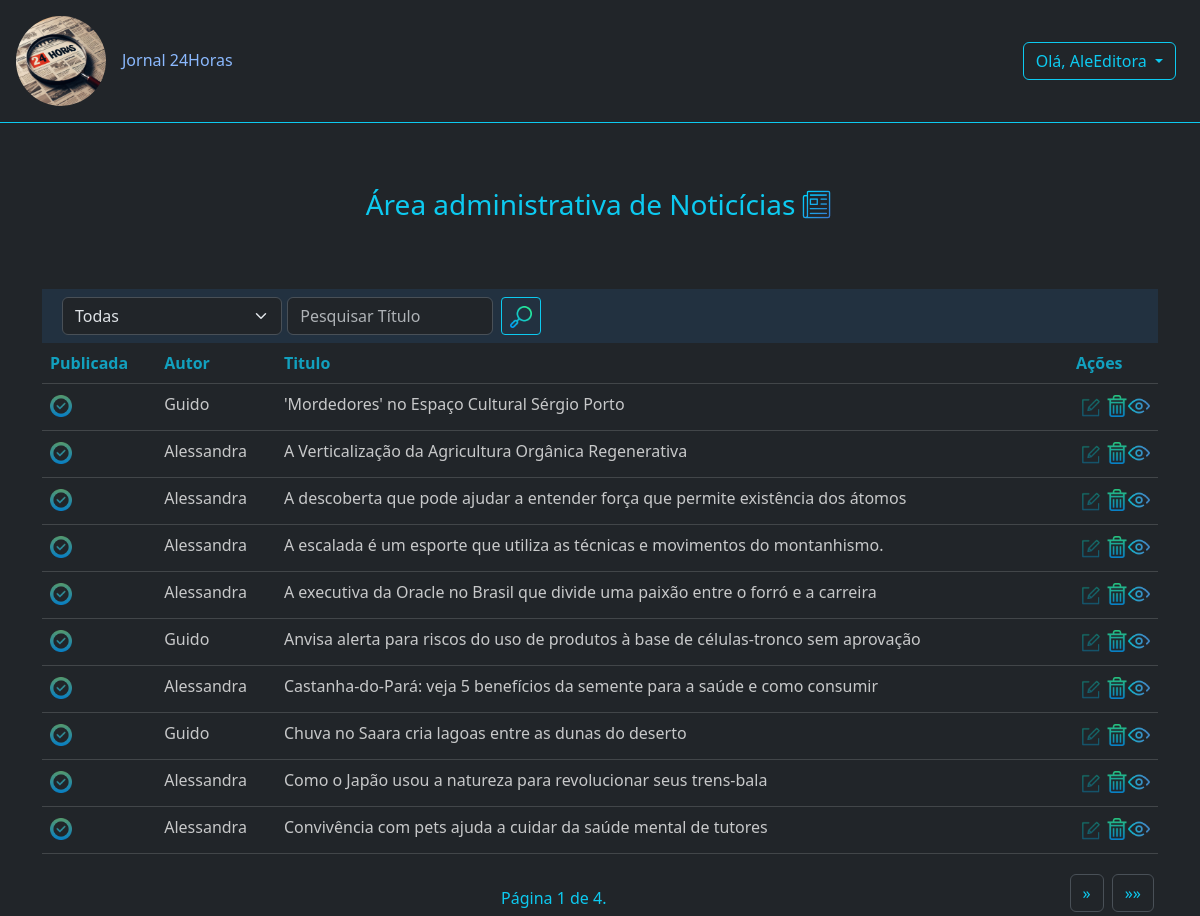
The page /adm/noticias/ (signed in) on the database its author committed.
### app_j24/models.py (models this page shows, shortened)
class MyUser(AbstractUser):
    pass
    class Meta:
        db_table='auth_user'

class Noticia(models.Model):
    titulo = models.CharField('Título', max_length=100, unique=True)
    slug = models.SlugField(max_length=100, editable=False, unique=True)
    subtitulo = models.CharField('Subtítulo', max_length=300)
    criada_em = models.DateTimeField('criado', help_text='dd/mm/yyyy hh:MM', auto_now_add=True)
    atualizada_em = models.DateTimeField('atualizada', help_text='dd/mm/yyyy hh:MM', auto_now_add=True)
    publicada_em = models.DateTimeField('Publicada em', help_text='dd/mm/yyyy hh:MM', null=True, editable=False)
    conteudo= models.TextField('Conteúdo', max_length=3000, default='')
    imagem = models.ImageField(upload_to='', blank=True)
    autor = models.ForeignKey(MyUser, on_delete=models.RESTRICT, editable=False)
    categorias = models.ManyToManyField(Categoria)
    publicada = models.BooleanField('publicada', default=False )
    num_visualizacoes = models.IntegerField(default=0, verbose_name='Número de visualizações', editable=False)
    fonte_informacao = models.CharField('Fonte', max_length=400, null=True )
    def _calcular_tempo_da_atualizacao(self) -> str:
        '''
        Calculo do tempo de atualização da notícia:
        '''
        return calcular_tempo_decorrido(self.atualizada_em)
    atualizacao_tempo = property(_calcular_tempo_da_atualizacao)
    def _calcular_tempo_da_publicacao(self) -> str:
        '''
        Calculo do tempo de publicação da notícia:
        '''
        return calcular_tempo_decorrido(self.publicada_em)
    publicacao_tempo = property(_calcular_tempo_da_publicacao)
    def _paragrafos(self) -> list[str]:
        '''
        Transforma o conteúdo da notícia em parágrafos.
        '''
        return self.conteudo.split('\n')
    paragrafos = property(_paragrafos)
    class Meta:
        db_table = 'noticias'
        permissions = [
            ("pode_publicar", "Permissão atribuida à Editores para a publicação da Notícia"),
        ]

### app_j24/views.py (the view)
# urls.py: path("adm/noticias/", NoticiasListView.as_view(), name="noticias"),
class NoticiasListView(PermissionRequiredMixin, NoticiasBaseListView):
    permission_required = "app_j24.change_noticia"
    template_name = 'noticias_table.html'
    paginate_by = 10

### app_j24/views.py (called while the page is built)
    def set_pesquisa(self):
        querystring = self.request.GET.dict()
        self.titulo = querystring.get('titulo', '')
        self.categoria = int(querystring.get('categoria', 0))

    def get(self, request, *args, **kwargs):
        self.set_pesquisa()
        return super().get(request, *args, **kwargs)

    def get_context_data(self, **kwargs):
        context = super().get_context_data(**kwargs)
        context['titulo'] = self.titulo
        context['categoria'] = self.categoria
        context['categorias'] = Categoria.objects.all()
        pesquisa = self.request.GET.copy()
        if pesquisa.get('page'):
            pesquisa.pop('page')
        context['pesquisa'] = pesquisa
        return context

    def get_queryset(self):
        filtragem = {}
        if self.titulo:
            filtragem['slug__contains'] = slugify(self.titulo)
        if self.categoria != 0:
            filtragem['categorias'] = int(self.categoria)
        if self.publicada:
            filtragem['publicada'] = self.publicada
        elif self.request.user.has_perm('app_j24.add_noticia'):
            filtragem['autor'] = self.request.user
        if filtragem and self.publicada:
            return Noticia.objects.filter(**filtragem).order_by('-publicada_em')
        elif filtragem:
            return Noticia.objects.filter(**filtragem).order_by('titulo')
        return Noticia.objects.all().order_by('titulo')

### app_j24/templates/noticias_table.html (shortened to what this page needs)
{% extends "base.html" %}
{% load static %}
{% load django_bootstrap5 %}
{% block content %}
{% static 'icones/news.png' as news_url %}
<div class="container" style="margin-top: 60px;">
    <div class="d-flex justify-content-center">
        <p class="text-info fs-3 text-center">Área administrativa de Noticícias</p>
        <img src="{{ news_url}}" width="35" height="35" class="mt-1 ms-1" />
    </div>
    <div class="table-responsive-sm mt-5">
        <div class="d-flex justify-content-between " style="background-color:#223140;">
            {% include "search.html" %}
            <div class="p-2">
            </div>
        </div>
        <table class="table table-dark table-hover opacity-75">
            <thead class="text-info justify-content-center">
                <tr>
                    <th scope="col" class="text-info">Publicada</th>
                    {% if perms.app_j24.pode_publicar %}
                    <th scope="col" class="text-info">Autor</th>
                    {% endif %}
                    <th scope="col" class="text-info">Titulo</th>
                    <th scope="col" class="text-info" style="width: 8%;">Ações</th>
                </tr>
            </thead>
            <tbody>
                {% for noticia in object_list %}
                {% if perms.app_j24.pode_publicar %}
                <td>
                    <div class="form-check form-switch p-0 ">
                        {% if noticia.publicada %}
                        <a href="{% url 'publicar_noticia' noticia_id=noticia.id publicado=0 %}">
                            <img src="/static/icones/checked.png" width="22" height="22" />
                        </a>
                        {% else %}
                        <a href="{% url 'publicar_noticia' noticia_id=noticia.id publicado=1 %}">
                            <img src="/static/icones/cancel.png" width="22" height="22" />
                        </a>
                        {% endif %}
                    </div>
                </td>
                <td>{{noticia.autor}}</td>
                {% endif %}
                <td>{{noticia.titulo}}</td>
                <td>
                    <div class="d-flex justify-content-between" style="max-width: 80px;">
                        {% if noticia.publicada and not perms.app_j24.pode_publicar %}
                        <span></span>
                        {% else %}
                        <a href="{% url 'atualizar-noticia' noticia.id %}">
                            <img src="/static/icones/edit.png" width="22" height="22" class="m-1 opacity-50" />
                        </a>
                        {% endif %}
                        {% if noticia.publicada and not perms.app_j24.pode_publicar %}
                        <span></span>
                        {% else %}
                        <a href="{% url 'excluir-noticia' noticia.id %}">
                            <img src="/static/icones/excluir.png" width="22" height="22" />
                        </a>
                        {% endif %}
                        <a href="{% url 'noticia-adm-detail' noticia.id %}">
                            <img src="/static/icones/view.png" width="22" height="22" />
                        </a>
                    </div>
                </td>
                {% endfor %}
            </tbody>
        </table>
    </div>
    {% include "paginacao.html" %}
</div>
{% endblock %}

### app_j24/templates/base.html (shortened to what this page needs)
{% load static %}
{% load django_bootstrap5 %}
{% static 'js/jquery-3.7.1.min.js' as jquery_url %}
{% static 'js/jquery.waypoints.min.js' as waypoints_url %}
{% static 'js/infinite.min.js' as infinite_url %}
{% static 'icones/user_edit.png' as editar_url %}
{% static 'icones/senha.png' as senha_url %}
{% static 'icones/news.png' as news_url %}
{% static 'icones/editor.png' as editor_url %}
{% static 'icones/log.png' as log_url %}
{% static 'icones/categoria.png' as categoria_url %}
{% static 'icones/logout.png' as logout_url %}
{% static 'img/logo.jpg' as logo_url %}
{% static 'css/estilo.css' as css_url %}
<!DOCTYPE html>
<html lang="en">
<head>
    <link rel="stylesheet" href="{{css_url}}">
    {% load django_bootstrap5 %}
    {% bootstrap_css %}
</head>
<body data-bs-theme="dark">
    <div class="sticky-top bg-body border-bottom border-info ">
        <div class="hstack d-flex">
            <a href="{% url 'home' %}" class="text-decoration-none d-flex ">
                <img src="{{ logo_url}}" width="90" height="90" class="text-ligth mt-3 mb-3 ms-3 rounded-circle " />
                <p class="logo ms-3 mt-5">Jornal 24Horas</p>
            </a>
            {% if user.is_authenticated %}
            <div class="dropdown ms-auto px-4">
                <button class="btn btn-outline-info dropdown-toggle  " type="button" data-bs-toggle="dropdown"
                    aria-expanded="false">
                    Olá, {{ user.get_username|capfirst }}
                </button>
            </div>
            {% else %}
            <a href="{% url 'registrar-usuario' %}" class="px-3 ms-auto text-info text-decoration-none">Sign</a>
            <a href="{% url 'login' %}" class="px-3 text-info text-decoration-none">Login</a>
            {% endif %}
        </div>
    </div>
    <div>
        {% block content %}{% endblock %}
    </div>
</body>
</html>

### rows shown on the page
Noticia: publicada True (drawn), autor "Guido", titulo "'Mordedores' no Espaço Cultural Sérgio Porto"
Noticia: publicada True (drawn), autor "Alessandra", titulo "A Verticalização da Agricultura Orgânica Regenerativa"
Noticia: publicada True (drawn), autor "Alessandra", titulo "A descoberta que pode ajudar a entender força que permite existência dos átomos"
Noticia: publicada True (drawn), autor "Alessandra", titulo "A escalada é um esporte que utiliza as técnicas e movimentos do montanhismo."
Noticia: publicada True (drawn), autor "Alessandra", titulo "A executiva da Oracle no Brasil que divide uma paixão entre o forró e a carreira"
Noticia: publicada True (drawn), autor "Guido", titulo "Anvisa alerta para riscos do uso de produtos à base de células-tronco sem aprovação"
Noticia: publicada True (drawn), autor "Alessandra", titulo "Castanha-do-Pará: veja 5 benefícios da semente para a saúde e como consumir"
Noticia: publicada True (drawn), autor "Guido", titulo "Chuva no Saara cria lagoas entre as dunas do deserto"
Noticia: publicada True (drawn), autor "Alessandra", titulo "Como o Japão usou a natureza para revolucionar seus trens-bala"
Noticia: publicada True (drawn), autor "Alessandra", titulo "Convivência com pets ajuda a cuidar da saúde mental de tutores"

### other values the page prints
{{ user.get_username|capfirst }} "AleEditora"
{{ page_obj.number }} "1"
{{ page_obj.paginator.num_pages }} "4"
